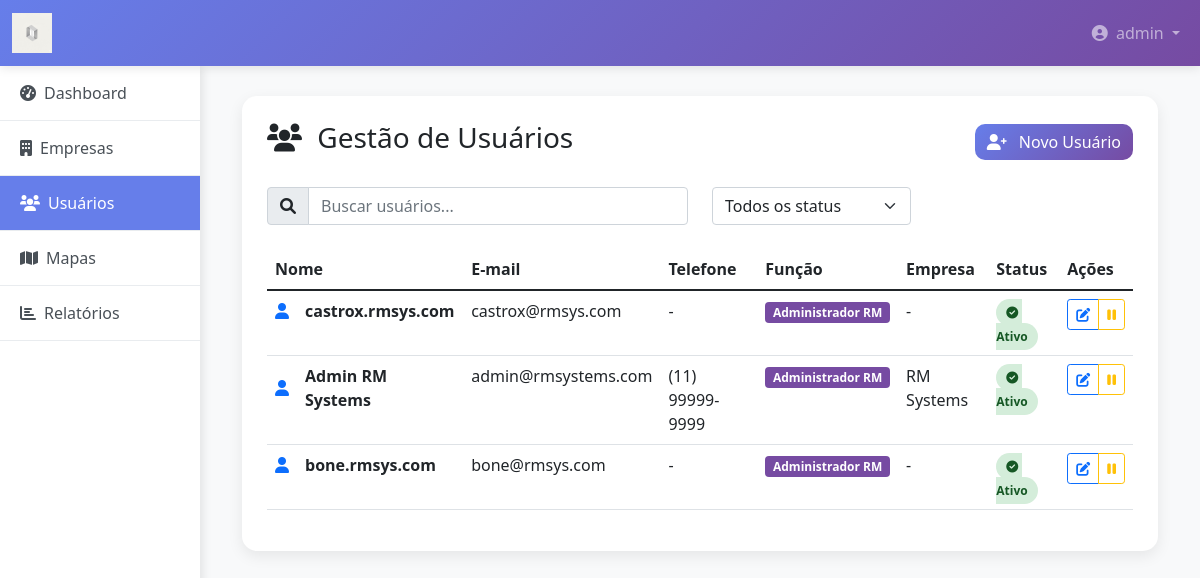
Page /rm/usuarios/ (signed in) on the earlier database version.
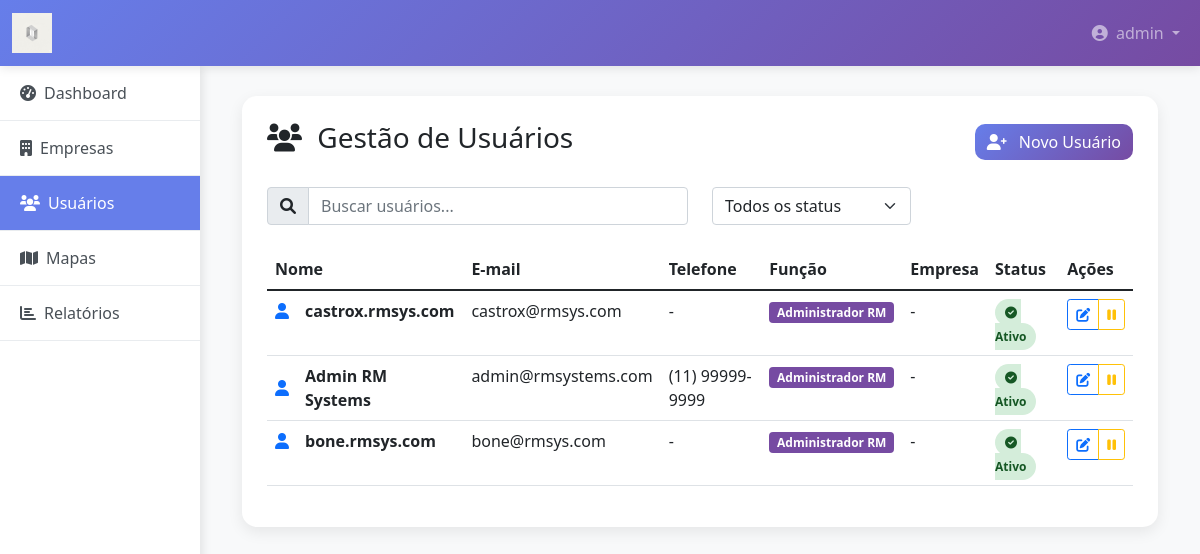
Same page on the later database version.
### core/models.py (models this page shows, shortened)
class CustomUser(AbstractUser):
    USER_ROLES = [
        ('RM', 'Administrador RM'),  # Você e o Bone
        ('COMPANY_ADMIN', 'Administrador da Empresa'),  # Admin da empresa cliente
        ('COMPANY_USER', 'Usuário da Empresa'),  # Usuário comum da empresa
    ]
    role = models.CharField(
        max_length=20,
        choices=USER_ROLES,
        default='COMPANY_USER',
        verbose_name="Função"
    )
    company = models.ForeignKey(
        Company,
        on_delete=models.CASCADE,
        null=True,
        blank=True,
        related_name='users',
        verbose_name="Empresa"
    )
    phone = models.CharField(max_length=20, blank=True, verbose_name="Telefone")
    created_at = models.DateTimeField(auto_now_add=True, verbose_name="Criado em")
    updated_at = models.DateTimeField(auto_now=True, verbose_name="Atualizado em")
    class Meta:
        verbose_name = "Usuário"
        verbose_name_plural = "Usuários"
    @property
    def is_rm_admin(self):
        return self.role == 'RM'

class Company(models.Model):
    name = models.CharField(max_length=200, verbose_name="Nome da Empresa")
    slug = models.SlugField(max_length=200, unique=True, verbose_name="Slug", help_text="URL amigável para a empresa")
    cnpj = models.CharField(max_length=18, unique=True, verbose_name="CNPJ")
    email = models.EmailField(verbose_name="E-mail da Empresa")
    phone = models.CharField(max_length=20, blank=True, verbose_name="Telefone")
    address = models.TextField(blank=True, verbose_name="Endereço")
    is_active = models.BooleanField(default=True, verbose_name="Ativa")
    created_at = models.DateTimeField(auto_now_add=True, verbose_name="Criada em")
    updated_at = models.DateTimeField(auto_now=True, verbose_name="Atualizada em")
    class Meta:
        verbose_name = "Empresa"
        verbose_name_plural = "Empresas"
        ordering = ['name']

### core/views.py (the view, shortened to what this page needs)
@login_required
@rm_admin_required
def rm_user_list(request):
    users = CustomUser.objects.select_related('company').all()
    company_slug = request.GET.get('company')
    if company_slug:
        users = users.filter(company__slug=company_slug)
    q = request.GET.get('q', '').strip()
    return render(request, 'rm/users/list.html', {'users': users})

### core/permissions.py (called while the page is built)
def is_rm_admin(user):
    return user.is_authenticated and user.is_rm_admin

### templates/rm/users/list.html (shortened to what the changed rows need)
<!DOCTYPE html>
<html lang="pt-BR">
<head>
    <link href="https://cdn.jsdelivr.net/npm/bootstrap@5.1.3/dist/css/bootstrap.min.css" rel="stylesheet">
    <link href="https://cdnjs.cloudflare.com/ajax/libs/font-awesome/6.0.0/css/all.min.css" rel="stylesheet">
</head>
<body>
    <nav class="navbar navbar-expand-lg navbar-dark">
        <div class="container-fluid">
            <div class="navbar-nav ms-auto">
                <div class="nav-item dropdown">
                    <a class="nav-link dropdown-toggle" href="#" role="button" data-bs-toggle="dropdown">
                        <i class="fas fa-user-circle me-1"></i>
                        {{ user.username }}
                    </a>
                </div>
            </div>
        </div>
    </nav>
    <div class="container-fluid">
        <div class="row">
            <div class="col-md-9 col-lg-10">
                <div class="main-content">
                    <div class="content-card">
                        <div class="table-responsive">
                            <table class="table table-hover">
                                <thead>
                                    <tr>
                                        <th>Nome</th>
                                        <th>E-mail</th>
                                        <th>Telefone</th>
                                        <th>Função</th>
                                        <th>Empresa</th>
                                        <th>Status</th>
                                        <th>Ações</th>
                                    </tr>
                                </thead>
                                <tbody>
                                    {% for u in users %}
                                        <tr>
                                            <td>
                                                <div class="d-flex align-items-center">
                                                    <div class="me-3">
                                                        <i class="fas fa-user text-primary"></i>
                                                    </div>
                                                    <div>
                                                        <strong>{{ u.get_full_name|default:u.username }}</strong>
                                                    </div>
                                                </div>
                                            </td>
                                            <td>{{ u.email }}</td>
                                            <td>{{ u.phone|default:'-' }}</td>
                                            <td>
                                                {% if u.role == 'RM' %}
                                                    <span class="badge bg-purple role-badge" style="background-color:#764ba2">{{ u.get_role_display }}</span>
                                                {% elif u.role == 'COMPANY_ADMIN' %}
                                                    <span class="badge bg-primary role-badge">{{ u.get_role_display }}</span>
                                                {% else %}
                                                    <span class="badge bg-secondary role-badge">{{ u.get_role_display }}</span>
                                                {% endif %}
                                            </td>
                                            <td>{% if u.company %}{{ u.company.name }}{% else %}-{% endif %}</td>
                                            <td>
                                                {% if u.is_active %}
                                                    <span class="status-badge status-active">
                                                        <i class="fas fa-check-circle me-1"></i>Ativo
                                                    </span>
                                                {% else %}
                                                    <span class="status-badge status-inactive">
                                                        <i class="fas fa-times-circle me-1"></i>Inativo
                                                    </span>
                                                {% endif %}
                                            </td>
                                            <td>
                                                <div class="btn-group" role="group">
                                                    <a href="{% url 'rm:user_edit' u.id %}"
                                                       class="btn btn-sm btn-outline-primary"
                                                       title="Editar">
                                                        <i class="fas fa-edit"></i>
                                                    </a>
                                                    <button type="button"
                                                            class="btn btn-sm btn-outline-{% if u.is_active %}warning{% else %}success{% endif %}"
-                                                            onclick="toggleUserStatus({{ u.id }})"
-                                                            data-user-id="{{ u.id }}"
-                                                            onclick="toggleUserStatus(this.dataset.userId)"
+                                                            data-user-id="{{ u.id }}"
+                                                            onclick="toggleUserStatus(this.dataset.userId)"
                                                            title="{% if u.is_active %}Desativar{% else %}Ativar{% endif %}">
                                                        <i class="fas fa-{% if u.is_active %}pause{% else %}play{% endif %}"></i>
                                                    </button>
                                                </div>
                                            </td>
                                        </tr>
                                    {% endfor %}
                                </tbody>
                            </table>
                        </div>
                    </div>
                </div>
            </div>
        </div>
    </div>
</body>
</html>

Differences in the rows shown:
changed CustomUser "Admin RM Systems": company.name "RM Systems" → (not shown); now shows "-"
